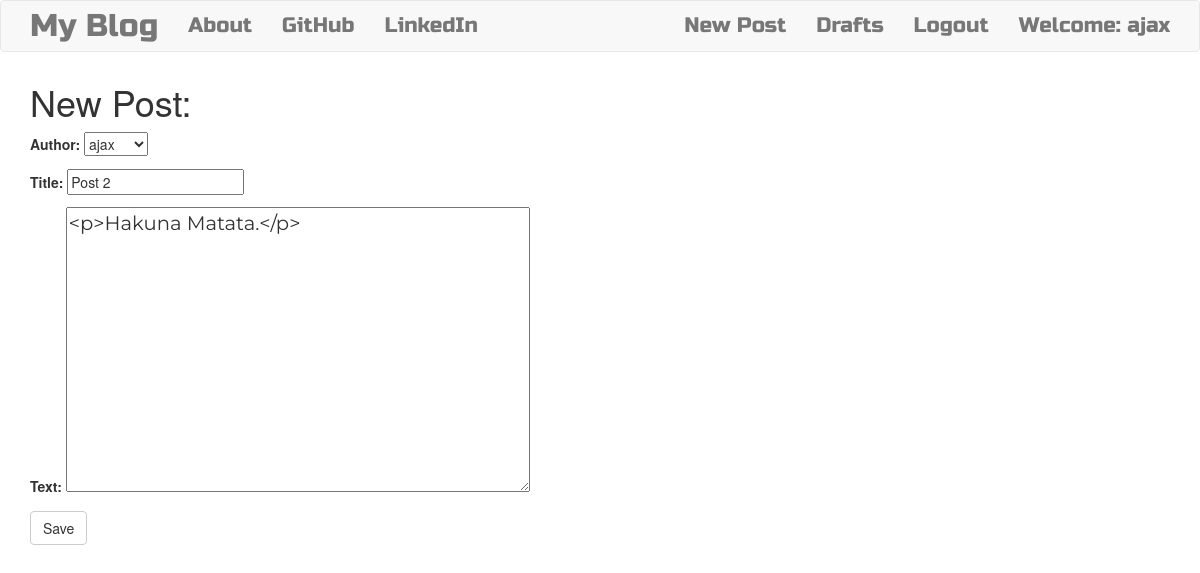
Screenshot of /post/2/edit/ (signed in) with the database file from the repository.
### blog/models.py (models this page shows, shortened)
class Post(models.Model):
    author = models.ForeignKey('auth.User',on_delete=models.CASCADE)
    title = models.CharField(max_length=200)
    text = models.TextField()
    create_date = models.DateTimeField(default=timezone.now)
    published_date = models.DateTimeField(blank=True,null=True)

### blog/views.py (the view)
# urls.py: url(r'^post/(?P<pk>\d+)/edit/$',views.PostUpdateView.as_view(),name='post_edit'),
class PostUpdateView(LoginRequiredMixin,UpdateView):
    login_url = '/login/'
    redirect_field_name = 'blog/post_detail.html'
    form_class = PostForm
    model = Post

### blog/forms.py
class PostForm(forms.ModelForm):
    class Meta():
        model = Post
        fields = ('author','title','text')
        widgets = {
            'title': forms.TextInput(attrs={'class': 'textinputclass'}),
            'text': forms.Textarea(attrs={'class':'editable medium-editor-textarea postcontent'})
        }

### blog/templates/blog/post_form.html (shortened to what this page needs)
{% extends 'blog/base.html' %}
{% block content %}
<h1>New Post:</h1>
<form class="post-form"  method="post">
  {{ form.as_p }}
  <button type="submit" class="btn btn-default save" name='button'>Save</button>
</form>
{% endblock %}

### blog/templates/blog/base.html (shortened to what this page needs)
<!DOCTYPE html>
{% load staticfiles %}
<html lang="en" dir="ltr">
  <head>
    <link rel="stylesheet" href="https://stackpath.bootstrapcdn.com/bootstrap/3.4.1/css/bootstrap.min.css">
    <link rel="stylesheet" href="//cdn.jsdelivr.net/npm/medium-editor@latest/dist/css/medium-editor.min.css" type="text/css" media="screen" charset="utf-8">
    <link rel="stylesheet" href="{% static 'css/blog.css' %}">
  </head>
  <body class="loader">
    <nav class="navbar custom-navbar techfont navbar-default">
      <div class="container">
        <ul class="nav navbar-nav">
          <li><a class="navbar-brand bigbrand" href="{% url 'post_list' %}">My Blog</a></li>
          <li><a href="{% url 'about' %}">About</a></li>
          <li><a href="https://www.github.com">GitHub</a></li>
          <li><a href="https://www.linkedin.com">LinkedIn</a></li>
        </ul>
        <ul class="nav navbar-nav navbar-right">
          {% if user.is_authenticated %}
            <li> <a href="{% url 'post_new' %}" >New Post</a></li>
            <li> <a href="{% url 'post_draft_list' %}" >Drafts</a></li>
            <li> <a href="{% url 'logout' %}" >Logout</a></li>
            <li> <a href="#">Welcome: {{user.username}}</a> </li>
          {% else %}
          <li> <a href="{% url 'login' %}" class="nav navbar-right"> <span class="glyphicon glyphicon-user"></span> </a> </li>
          {% endif %}
        </ul>
      </div>
    </nav>
    <div class="content container">
      <div class="row">
        <div class="col-md-8">
          <div class="blog-posts">
            {% block content %}
            {% endblock %}
          </div>
        </div>
      </div>
    </div>
  </body>
</html>

### blog/static/css/blog.css (style rules this page uses)
.techfont { font-family: 'Russo One',sans-serif; font-size: 1.5em; margin-bottom:10px; }
.bigbrand { font-size: 1.5em; }
.postcontent { font-family: 'Montserrat'; font-size: 1.4em; }
.loader { filter:hue-rotate(0deg); color:linear-gradient(45deg,#0f8,#08f); animation:hue 10000ms infinite linear; }

### rows the page displays
Post: author "ajax", title "Post 2", text "<p>Hakuna Matata.</p>"

### other values shown
{{ user.username }} "ajax"
